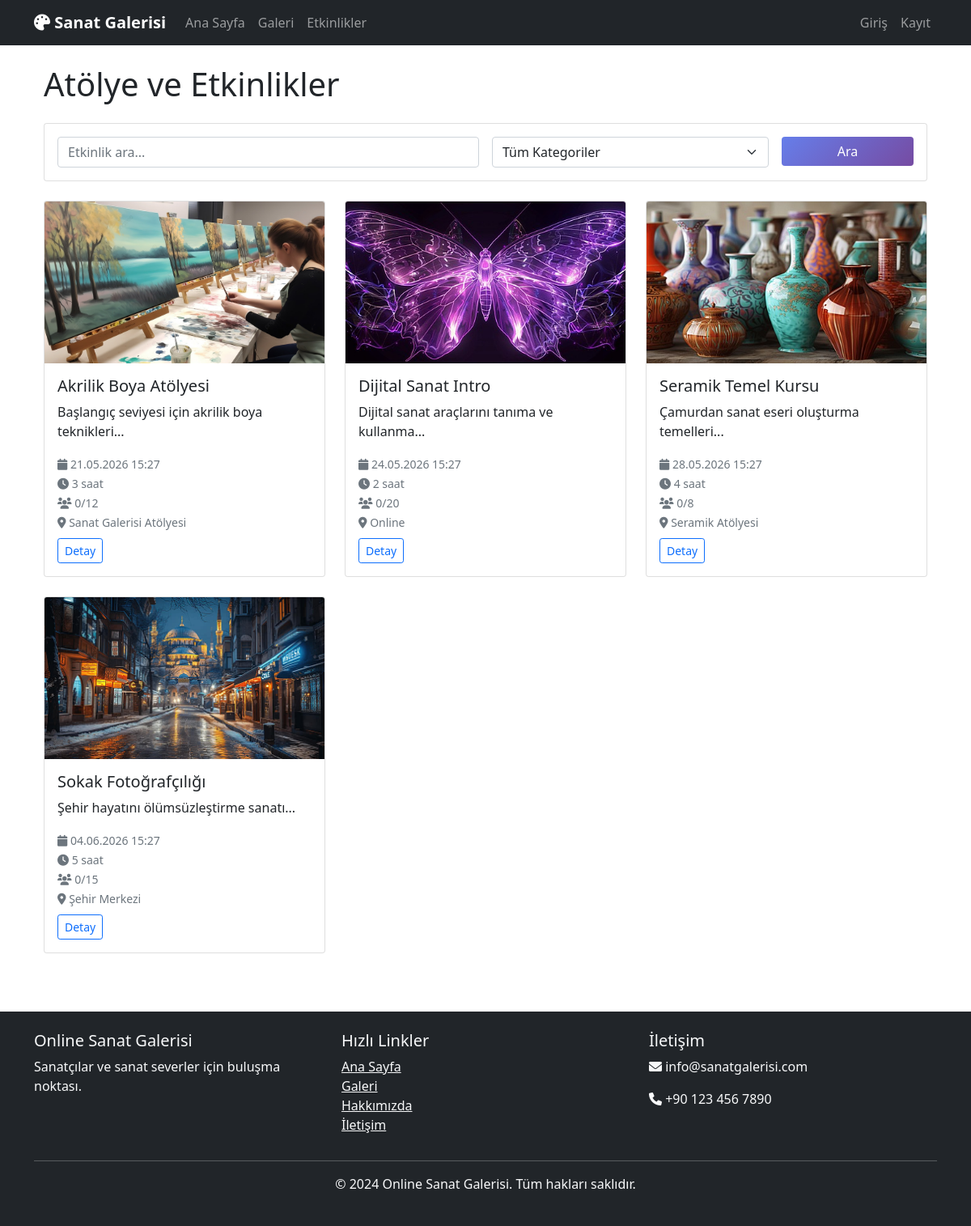
Before: /events with the older database file.
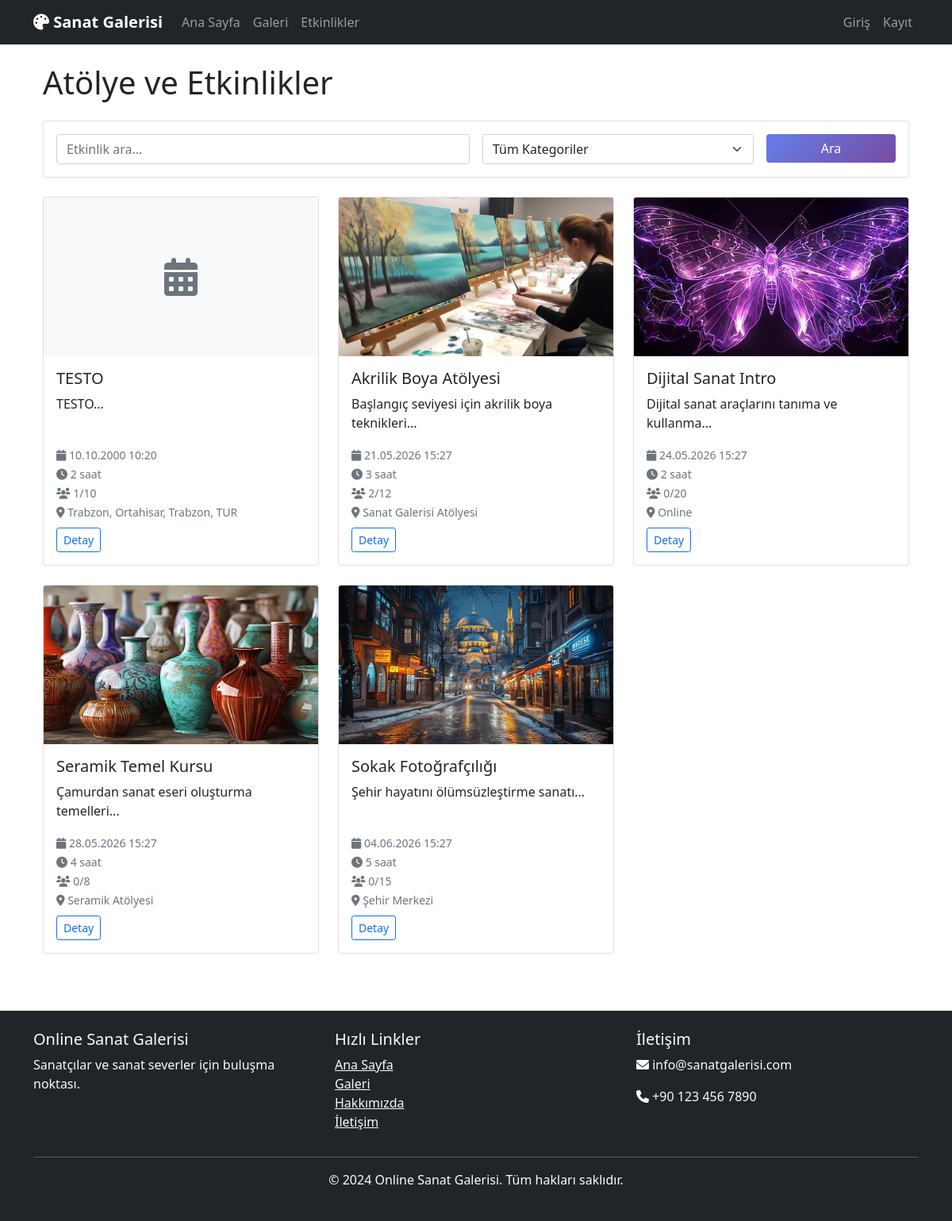
After: the same page with the newer database file.
### backend/app.py (models this page shows)
class Event(db.Model):
    __tablename__ = 'events'
    id = db.Column(db.Integer, primary_key=True)
    title = db.Column(db.String(200), nullable=False)
    description = db.Column(db.Text, nullable=False)
    image_url = db.Column(db.String(255))
    instructor_id = db.Column(db.Integer, db.ForeignKey('users.id'), nullable=False)
    category_id = db.Column(db.Integer, db.ForeignKey('categories.id'), nullable=False)
    event_date = db.Column(db.DateTime, nullable=False)
    duration_hours = db.Column(db.Integer, default=2)
    max_participants = db.Column(db.Integer, nullable=False)
    current_participants = db.Column(db.Integer, default=0)
    price = db.Column(db.Integer, nullable=False)
    location = db.Column(db.String(255))
    status = db.Column(db.String(20), default='active')  # active, cancelled, completed
    created_at = db.Column(db.DateTime, default=datetime.utcnow)
    updated_at = db.Column(db.DateTime, default=datetime.utcnow, onupdate=datetime.utcnow)
    instructor = db.relationship('User', backref='instructed_events')
    category = db.relationship('Category', backref='events')
    reservations = db.relationship('Reservation', backref='event', lazy=True)
    comments = db.relationship('EventComment', backref='event', lazy=True)

### backend/app.py (the view, shortened to what this page needs)
@app.route('/events')
def events():
    page = request.args.get('page', 1, type=int)
    category_id = request.args.get('category', type=int)
    search = request.args.get('search', '')
    query = Event.query.filter_by(status='active')
    if category_id:
        query = query.filter_by(category_id=category_id)
    events = query.order_by(Event.event_date.asc()).paginate(
        page=page, per_page=12, error_out=False
    )
    categories = Category.query.all()
    return render_template('events.html', events=events, categories=categories,
                         selected_category=category_id, search=search)

### frontend/templates/events.html (shortened to what this page needs)
{% extends "base.html" %}
{% block content %}
<div class="container mt-4">
    <div class="row">
        <div class="col-12">
            <div class="d-flex justify-content-between align-items-center mb-4">
                <h1 class="mb-0">Atölye ve Etkinlikler</h1>
            </div>
            <div class="card mb-4">
                <div class="card-body">
                    <form method="GET" class="row g-3">
                        <div class="col-md-6">
                            <input type="text" name="search" class="form-control"
                                   placeholder="Etkinlik ara..." value="{{ search }}">
                        </div>
                        <div class="col-md-4">
                            <select name="category" class="form-select">
                                <option value="">Tüm Kategoriler</option>
                            </select>
                        </div>
                        <div class="col-md-2">
                            <button type="submit" class="btn btn-primary w-100">Ara</button>
                        </div>
                    </form>
                </div>
            </div>
            <div class="row">
                {% for event in events.items %}
                <div class="col-lg-4 col-md-6 mb-4">
                    <div class="card h-100">
                        {% if event.image_url %}
                        <img src="{{ url_for('static', filename='images/workshops/' + event.image_url) }}"
                             class="card-img-top" alt="{{ event.title }}" style="height: 200px; object-fit: cover;">
                        {% else %}
                        <div class="card-img-top bg-light d-flex align-items-center justify-content-center"
                             style="height: 200px;">
                            <i class="fas fa-calendar-alt fa-3x text-muted"></i>
                        </div>
                        {% endif %}
                        <div class="card-body d-flex flex-column">
                            <h5 class="card-title">{{ event.title }}</h5>
                            <p class="card-text">{{ event.description[:100] }}...</p>
                            <div class="mt-auto">
                                <div class="mb-2">
                                    <small class="text-muted">
                                        <i class="fas fa-calendar"></i> {{ event.event_date.strftime('%d.%m.%Y %H:%M') }}
                                    </small><br>
                                    <small class="text-muted">
                                        <i class="fas fa-clock"></i> {{ event.duration_hours }} saat
                                    </small><br>
                                    <small class="text-muted">
                                        <i class="fas fa-users"></i> {{ event.current_participants }}/{{ event.max_participants }}
                                    </small><br>
                                    <small class="text-muted">
                                        <i class="fas fa-map-marker-alt"></i> {{ event.location }}
                                    </small>
                                </div>
                                <div class="d-flex justify-content-between align-items-center">
                                    <div>
                                        <a href="{{ url_for('event_detail', id=event.id) }}"
                                           class="btn btn-outline-primary btn-sm">Detay</a>
                                    </div>
                                </div>
                            </div>
                        </div>
                    </div>
                </div>
                {% endfor %}
            </div>
        </div>
    </div>
</div>
{% endblock %}

### frontend/templates/base.html (shortened to what this page needs)
<!DOCTYPE html>
<html lang="tr">
<head>
    <link href="https://cdn.jsdelivr.net/npm/bootstrap@5.1.3/dist/css/bootstrap.min.css" rel="stylesheet">
    <link href="https://cdnjs.cloudflare.com/ajax/libs/font-awesome/6.0.0/css/all.min.css" rel="stylesheet">
    <link href="{{ url_for('static', filename='css/style.css') }}" rel="stylesheet">
</head>
<body>
    <nav class="navbar navbar-expand-lg navbar-dark bg-dark">
        <div class="container">
            <a class="navbar-brand" href="{{ url_for('index') }}">
                <i class="fas fa-palette"></i> Sanat Galerisi
            </a>
            <div class="collapse navbar-collapse" id="navbarNav">
                <ul class="navbar-nav me-auto">
                    <li class="nav-item">
                        <a class="nav-link" href="{{ url_for('index') }}">Ana Sayfa</a>
                    </li>
                    <li class="nav-item">
                        <a class="nav-link" href="{{ url_for('gallery') }}">Galeri</a>
                    </li>
                    <li class="nav-item">
                        <a class="nav-link" href="{{ url_for('events') }}">Etkinlikler</a>
                    </li>
                </ul>
                <ul class="navbar-nav">
                    {% if current_user.is_authenticated %}
                        <li class="nav-item dropdown">
                            <a class="nav-link dropdown-toggle" href="#" id="navbarDropdown" role="button" data-bs-toggle="dropdown">
                                <i class="fas fa-user"></i> {{ current_user.username }}
                            </a>
                            <ul class="dropdown-menu">
                                <li><a class="dropdown-item" href="{{ url_for('profile') }}">Profil</a></li>
                                <li><a class="dropdown-item" href="{{ url_for('favorites') }}">Favoriler</a></li>
                                <li><a class="dropdown-item" href="{{ url_for('cart') }}">Sepet</a></li>
                                <li><a class="dropdown-item" href="{{ url_for('my_orders') }}">Siparişler</a></li>
                                <li><a class="dropdown-item" href="{{ url_for('my_reservations') }}">Rezervasyonlar</a></li>
                                {% if current_user.user_type == 'admin' %}
                                    <li><hr class="dropdown-divider"></li>
                                    <li><a class="dropdown-item" href="{{ url_for('admin') }}">Admin Panel</a></li>
                                    <li><a class="dropdown-item" href="{{ url_for('statistics') }}">İstatistikler</a></li>
                                {% endif %}
                                <li><hr class="dropdown-divider"></li>
                                <li><a class="dropdown-item" href="{{ url_for('logout') }}">Çıkış</a></li>
                            </ul>
                        </li>
                    {% else %}
                        <li class="nav-item">
                            <a class="nav-link" href="{{ url_for('login') }}">Giriş</a>
                        </li>
                        <li class="nav-item">
                            <a class="nav-link" href="{{ url_for('register') }}">Kayıt</a>
                        </li>
                    {% endif %}
                </ul>
            </div>
        </div>
    </nav>
    <main class="container mt-4">
        {% block content %}{% endblock %}
    </main>
    <footer class="bg-dark text-light mt-5 py-4">
        <div class="container">
            <div class="row">
                <div class="col-md-4">
                    <h5>Online Sanat Galerisi</h5>
                    <p>Sanatçılar ve sanat severler için buluşma noktası.</p>
                </div>
                <div class="col-md-4">
                    <h5>Hızlı Linkler</h5>
                    <ul class="list-unstyled">
                        <li><a href="{{ url_for('index') }}" class="text-light">Ana Sayfa</a></li>
                        <li><a href="{{ url_for('gallery') }}" class="text-light">Galeri</a></li>
                        <li><a href="#" class="text-light">Hakkımızda</a></li>
                        <li><a href="#" class="text-light">İletişim</a></li>
                    </ul>
                </div>
                <div class="col-md-4">
                    <h5>İletişim</h5>
                    <p><i class="fas fa-envelope"></i> info@sanatgalerisi.com</p>
                    <p><i class="fas fa-phone"></i> +90 123 456 7890</p>
                </div>
            </div>
            <hr class="bg-light">
            <div class="text-center">
                <p>&copy; 2024 Online Sanat Galerisi. Tüm hakları saklıdır.</p>
            </div>
        </div>
    </footer>
</body>
</html>

### frontend/static/css/style.css (style rules this page uses)
.card { transition: transform 0.2s ease-in-out, box-shadow 0.2s ease-in-out; }
.navbar-brand { font-weight: bold; }
.btn-primary { background: linear-gradient(135deg, #667eea 0%, #764ba2 100%); border: none; }
.navbar-dark .navbar-nav .nav-link { transition: color 0.3s ease; }
footer { margin-top: auto; }
html { scroll-behavior: smooth; }

Changed rows visible on the page:
added Event: title "TESTO", description "TESTO", event_date "10.10.2000 10:20", duration_hours "2", current_participants "1", max_participants "10", location "Trabzon, Ortahisar, Trabzon, TUR"
changed Event "Akrilik Boya Atölyesi": current_participants "0" → "2"
